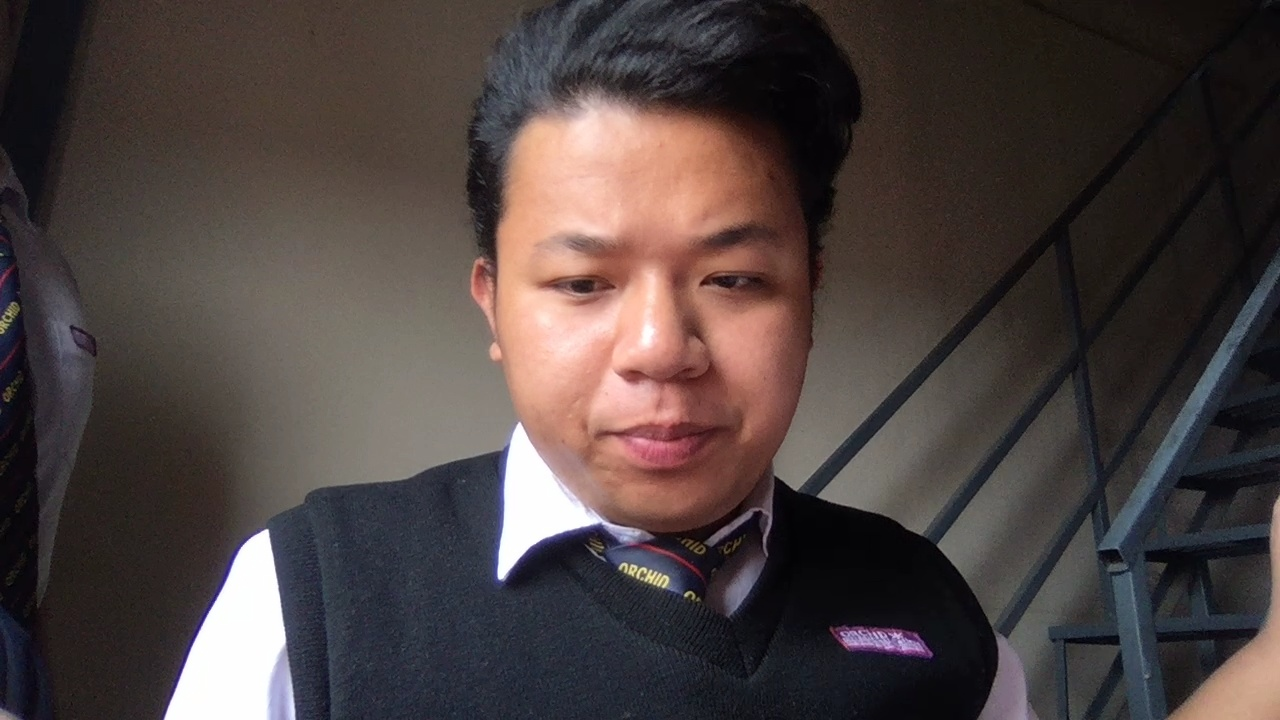
#> input picture test img/0.jpg, 1280 x 720 px, found by its file name
$ python load_model_image.py
#> lines starting #> are read from the running program, lines starting #| are printed output that depends on the picture
### face_recognition.py
import numpy as np
import cv2
import os

#face detection
def faceDetection(test_img):
    gray_img=cv2.cvtColor(test_img,cv2.COLOR_BGR2GRAY)
    face_haar=cv2.CascadeClassifier(cv2.data.haarcascades + "haarcascade_frontalface_alt.xml")
    faces=face_haar.detectMultiScale(gray_img,scaleFactor=1.3, minNeighbors=3)
    return faces,gray_img

#Label for training data

# [59 lines left out: functions labels_for_training_data, labels_for_training_data2, train_classifier, not called in this run]

def draw_rect(test_img,face):
    (x,y,w,h)=face
    cv2.rectangle(test_img,(x,y),(x+w,y+h),(0,255,0),thickness=3)

def put_text(test_img,label_name,x,y):
    cv2.putText(test_img,label_name,(x+3,y+3),cv2.FONT_HERSHEY_DUPLEX,3,(255,255,255),3)

def put_text2(test_img,label_name,x,y):
    cv2.putText(test_img,label_name,(x-5,y-5),cv2.FONT_HERSHEY_DUPLEX,0.5,(255,255,255),1)

### load_model_image.py
import numpy as np
import cv2
import os
import shutil
import random
from zmq import NULL
import face_recognition as fr
import training as t
closest_id='0'                                #To store id of recognized person
confidence_level=1000                         #Number of dataset or we can fetch number of rows in database

test_img=cv2.imread("/Users/nayand/Desktop/LBPH/Face Recognition/test img/0.jpg")
#> test_img is the input picture: shape (720, 1280, 3); mean B, G, R 63.5, 65.2, 75.8
folder = "/Users/nayand/Desktop/LBPH/Face Recognition/images/"
faces_detected,gray_img=fr.faceDetection(test_img)
#> in faceDetection, `gray_img=cv2.cvtColor(test_img,cv2.COLOR_BGR2GRAY)`:
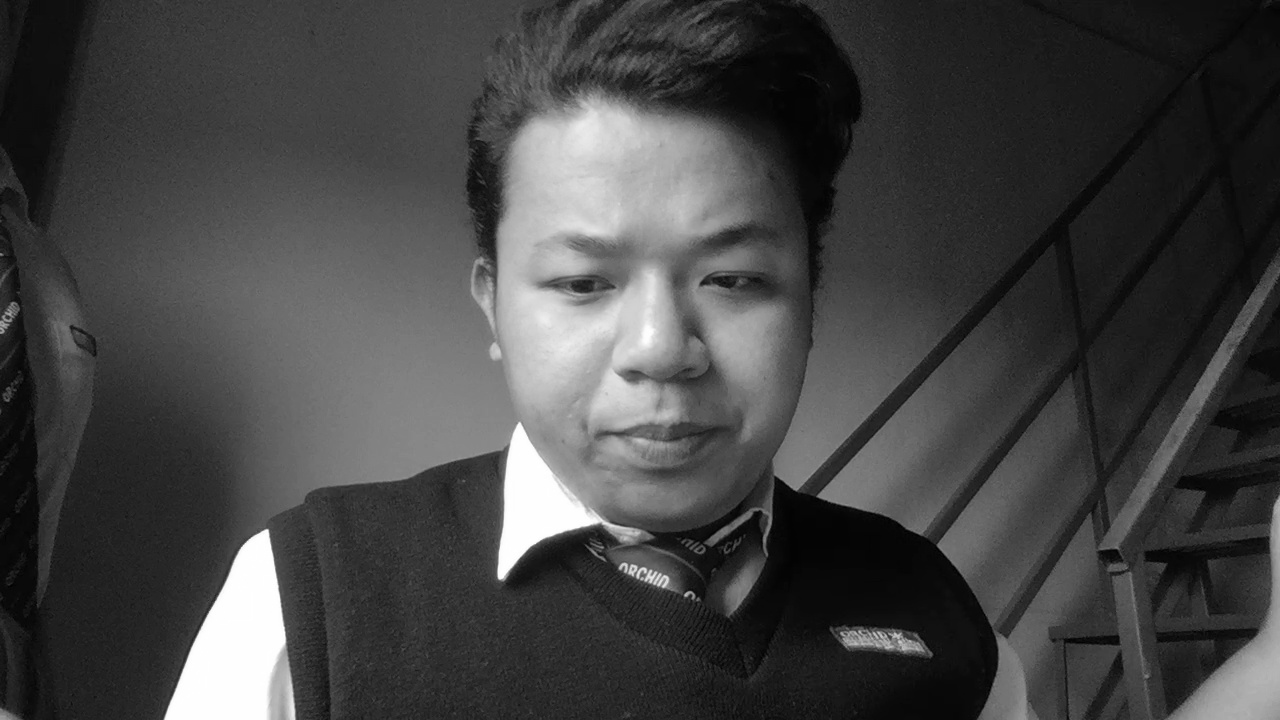
#> gray_img: shape (720, 1280); min 0, max 255, mean 68.2
#> in faceDetection, `faces=face_haar.detectMultiScale(gray_img,scaleFactor=1.3, minNeighbor..`: faces = [[468, 124, 382, 382]]
#> faces_detected = [[468, 124, 382, 382]]
face_recognizer=cv2.face.LBPHFaceRecognizer_create()
#> (the run stopped early here; a loop or call above may not have finished)
